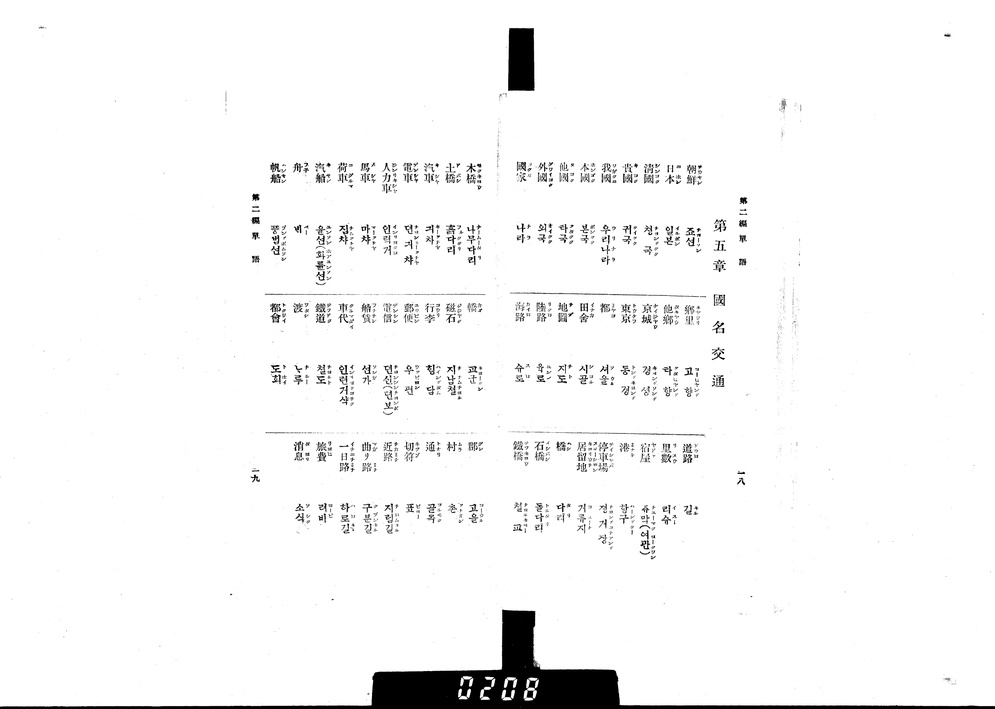
#> input picture images/1912_국원수지일선회화_p018-019.jpg, 995 x 709 px, shrunk from 4980 x 3552 before the run
$ python preprocess.py '../images/1912_국원수지일선회화_p018-019.jpg' out.png
#> lines starting #> are read from the running program, lines starting #| are printed output that depends on the picture; after the words box and inside, x2 and y2 are one past the last pixel; in counts of white or black regions, pixels touching at a corner belong together
#!/usr/bin/env python3
# -*- coding: utf-8 -*-
"""근대 한국어 학습서 전처리 스크립트 (v2.1: 기울기·노이즈 내성 강화).

스캔 이미지 1장 = 책 2페이지(스프레드) 구조를 전제로 다음을 수행한다.

  0) 스프레드 분리: 중앙의 북 크래들(검은 세로 막대)을 검출하여
     좌·우 페이지로 분리. 읽기 순서는 우철 제본에 따라 오른쪽 페이지 먼저.
  1) 아티팩트 제거: 테두리에 닿은 큰 검은 덩어리(스캐너 가장자리, 크래들,
     카운터), 키가 페이지 높이의 절반을 넘는 세로 띠(책배 음영), 미세 얼룩 제거.
  2) 콘텐츠 크롭: 인쇄된 테두리 상자(frame)가 있으면 상자 내부로,
     없으면 잉크 질량 분위수(0.5%~99.5%) 기반 경계 상자로 크롭.
  3) 페이지 영역 분할: 수평 구분선을 연결 성분(가로로 길고 얇은 덩어리)으로
     검출하여 N개 영역으로 분리. 스캔 기울기가 있어도 검출됨.
  4) 세로쓰기 컬럼 분리: 잉크 밀도 프로파일로 세로 열 분리(우→좌 순).
     잉크량이 너무 적은 컬럼(얼룩)은 제거.

사용 예:
  python preprocess.py ./images ./preprocessed --debug
  python preprocess.py ./images ./out --no-spread   # 이미지 1장 = 1페이지일 때

출력: out/<이름>/p1_r1_col01.png ..., meta.json, debug.png(--debug)
디버그 색상: 파랑=크래들 분리선, 주황=콘텐츠 크롭, 빨강=구분선, 초록=컬럼

의존성: pip install opencv-python numpy
"""

import argparse
import json
from pathlib import Path

import cv2
import numpy as np

DEFAULTS = dict(
    gutter_band=(0.35, 0.65),      # 크래들 탐색 가로 구간(폭 대비)
    gutter_min_ratio=0.30,         # 크래들로 인정할 최소 세로 잉크 점유율
    artifact_min_area=0.003,       # 제거할 테두리 접촉 덩어리 최소 면적(비율)
    strip_max_height=0.55,         # 이보다 키 큰 성분은 책배 띠로 보고 제거(높이 대비)
    speck_min_area=30,             # 이보다 작은 성분은 얼룩으로 제거(픽셀)
    frame_min_cover=0.50,          # 테두리 상자로 인정할 최소 페이지 점유율
    frame_inset_ratio=0.010,       # 상자 내부 크롭 시 선 두께 여유(폭 대비)
    bbox_quantile=0.005,           # 콘텐츠 박스 잉크 질량 분위수(양끝)
    bbox_pad=12,                   # 콘텐츠 박스 여유(픽셀)
    divider_min_width_ratio=0.55,  # 구분선으로 인정할 최소 가로 점유율(영역 폭 대비)
    divider_max_thickness=45,      # 구분선 성분의 최대 세로 두께(픽셀, 기울기 허용)
    divider_min_seg=80,            # 허프 변환 선분 최소 길이(픽셀)
    divider_max_gap=18,            # 허프 변환 선분 내 최대 끊김(픽셀)
    divider_bridge=40,             # 선분 연결용 가로 팽창 폭(픽셀)
    min_region_height=60,          # 영역 최소 높이(픽셀, 머리글 조각 배제)
    col_smooth_window=15,          # 컬럼 프로파일 이동평균 창(픽셀)
    col_ink_thresh_ratio=0.05,     # 텍스트로 인정할 최소 잉크 밀도(최댓값 대비)
    col_min_gap=10,                # 컬럼 사이 최소 여백 폭(픽셀)
    col_min_width=15,              # 컬럼 최소 폭(픽셀)
    col_pad=4,                     # 컬럼 절단 여유(픽셀)
    col_min_ink_ratio=0.04,        # 컬럼 최소 잉크량(중앙값 컬럼 대비)
    col_max_fill=0.45,             # 컬럼 최대 잉크 충전율(책배 음영 띠 배제)
)


def binarize(gray):
    blur = cv2.GaussianBlur(gray, (3, 3), 0)
    _, bw = cv2.threshold(blur, 0, 255, cv2.THRESH_BINARY_INV + cv2.THRESH_OTSU)
    return bw


def find_gutter(bw, p):
    """중앙 크래들(검은 세로 막대) 검출. 반환: 분리 기준 x 좌표."""
    h, w = bw.shape
    x0, x1 = int(w * p["gutter_band"][0]), int(w * p["gutter_band"][1])
    col_ink = (bw[:, x0:x1] > 0).sum(axis=0) / h
    peak = int(np.argmax(col_ink))
    if col_ink[peak] >= p["gutter_min_ratio"]:
        return x0 + peak
    return w // 2


def remove_border_artifacts(bw, p):
    """테두리에 닿은 큰 검은 덩어리 제거(스캐너 가장자리·크래들·카운터)."""
    h, w = bw.shape
    n, labels, stats, _ = cv2.connectedComponentsWithStats(bw, connectivity=8)
    clean = bw.copy()
    for i in range(1, n):
        x, y, cw, ch, area = stats[i]
        touches = x <= 2 or y <= 2 or x + cw >= w - 2 or y + ch >= h - 2
        big = (area > p["artifact_min_area"] * h * w
               or ch > 0.7 * h or cw > 0.7 * w)
        if touches and big:
            clean[labels == i] = 0
    return clean


def find_frame(bw_page, p):
    """페이지에 인쇄된 테두리 상자 검출. 반환: (x,y,w,h) 또는 None."""
    h, w = bw_page.shape
    n, _, stats, _ = cv2.connectedComponentsWithStats(bw_page, connectivity=8)
    best = None
    for i in range(1, n):
        x, y, cw, ch, _ = stats[i]
        if cw > p["frame_min_cover"] * w and ch > p["frame_min_cover"] * h:
            if best is None or cw * ch > best[2] * best[3]:
                best = (int(x), int(y), int(cw), int(ch))
    return best


def clean_page_noise(bw_page, p):
    """상자 없는 페이지의 노이즈 제거: 키 큰 세로 띠(책배 음영)·미세 얼룩."""
    h, w = bw_page.shape
    n, labels, stats, _ = cv2.connectedComponentsWithStats(bw_page, connectivity=8)
    clean = bw_page.copy()
    for i in range(1, n):
        x, y, cw, ch, area = stats[i]
        if ch > p["strip_max_height"] * h or area < p["speck_min_area"]:
            clean[labels == i] = 0
    return clean


def quantile_bbox(bw_page, p):
    """잉크 질량 분위수 기반 콘텐츠 경계 상자(희소한 난외 요소·얼룩에 강함)."""
    h, w = bw_page.shape
    col_mass = (bw_page > 0).sum(axis=0).astype(float)
    row_mass = (bw_page > 0).sum(axis=1).astype(float)
    if col_mass.sum() == 0:
        return None
    q = p["bbox_quantile"]
    cx = np.cumsum(col_mass) / col_mass.sum()
    cy = np.cumsum(row_mass) / row_mass.sum()
    x0 = int(np.searchsorted(cx, q))
    x1 = int(np.searchsorted(cx, 1 - q))
    y0 = int(np.searchsorted(cy, q))
    y1 = int(np.searchsorted(cy, 1 - q))
    pad = p["bbox_pad"]
    return (max(0, x0 - pad), max(0, y0 - pad),
            min(w, x1 + pad), min(h, y1 + pad))


def find_divider_spans(bw_crop, p, gray_crop=None):
    """수평 구분선을 연결 성분으로 검출(기울기 허용).

    가로 팽창으로 끊긴 선을 이은 뒤, 폭이 넓고(≥ ratio·W) 세로로 얇은
    (≤ max_thickness) 성분을 구분선으로 본다.
    반환: [(y0, y1), ...] (선 성분의 세로 구간, 위→아래 정렬)
    """
    h, w = bw_crop.shape
    if h < 3 * p["min_region_height"]:
        return []
    # 흐린 선 대비: 전역 이진화(Otsu)에서 지워진 옅은 구분선을
    # 국소 적응 이진화로 되살려 합침 (구분선 검출에만 사용)
    line_src = bw_crop
    if gray_crop is not None and gray_crop.shape == bw_crop.shape:
        adaptive = cv2.adaptiveThreshold(
            gray_crop, 255, cv2.ADAPTIVE_THRESH_MEAN_C,
            cv2.THRESH_BINARY_INV, 31, 10)
        line_src = cv2.max(bw_crop, adaptive)
    # 허프 변환으로 수평 근처의 긴 선분 검출
    # (얇거나 끊기거나 기울었거나 글자에 닿은 구분선도 잡힘.
    #  세로쓰기 컬럼 사이 여백이 max_gap보다 넓어서
    #  글자 획들이 가짜 선으로 이어지는 것은 방지됨)
    segs = cv2.HoughLinesP(line_src, 1, np.pi / 180, threshold=80,
                           minLineLength=p["divider_min_seg"],
                           maxLineGap=p["divider_max_gap"])
    if segs is None:
        return []
    mask = np.zeros_like(bw_crop)
    for x1, y1, x2, y2 in np.asarray(segs).reshape(-1, 4):
        if abs(y2 - y1) <= max(4, 0.02 * abs(x2 - x1)):  # 수평 ±약 1.1도
            cv2.line(mask, (int(x1), int(y1)), (int(x2), int(y2)), 255, 3)
    k_bridge = cv2.getStructuringElement(cv2.MORPH_RECT, (p["divider_bridge"], 1))
    bridged = cv2.dilate(mask, k_bridge)
    n, _, stats, _ = cv2.connectedComponentsWithStats(bridged, connectivity=8)
    spans = []
    for i in range(1, n):
        x, y, cw, ch, _ = stats[i]
        if (cw >= p["divider_min_width_ratio"] * w
                and ch <= p["divider_max_thickness"]
                and p["min_region_height"] < y
                and y + ch < h - p["min_region_height"]):
            spans.append((int(y), int(y + ch)))
    spans.sort()
    # 겹치거나 붙은 스팬 병합
    merged = []
    for s in spans:
        if merged and s[0] <= merged[-1][1] + 3:
            merged[-1] = (merged[-1][0], max(merged[-1][1], s[1]))
        else:
            merged.append(s)
    return merged


def moving_average(x, window):
    if window <= 1:
        return x.astype(float)
    return np.convolve(x, np.ones(window) / window, mode="same")


def split_columns(bw_crop, p):
    """세로쓰기 컬럼 분리 + 저잉크 컬럼(얼룩) 제거.

    반환: [(x0, x1), ...] (좌→우 오름차순)
    """
    col_ink = (bw_crop > 0).sum(axis=0).astype(float)
    smooth = moving_average(col_ink, p["col_smooth_window"])
    if smooth.max() <= 0:
        return []
    mask = smooth > smooth.max() * p["col_ink_thresh_ratio"]

    runs, x, n = [], 0, len(mask)
    while x < n:
        if mask[x]:
            s = x
            while x < n and mask[x]:
                x += 1
            runs.append([s, x])
        else:
            x += 1

    merged = []
    for r in runs:
        if merged and r[0] - merged[-1][1] < p["col_min_gap"]:
            merged[-1][1] = r[1]
        else:
            merged.append(r)

    cols = [(max(0, a - p["col_pad"]), min(n, b + p["col_pad"]))
            for a, b in merged if b - a >= p["col_min_width"]]
    if not cols:
        return []

    # 저잉크 컬럼(얼룩) 및 과충전 컬럼(책배 음영 띠) 제거
    h = bw_crop.shape[0]
    inks = [col_ink[a:b].sum() for a, b in cols]
    med = float(np.median(inks))
    kept = []
    for (a, b), ink in zip(cols, inks):
        if med > 0 and ink < med * p["col_min_ink_ratio"]:
            continue  # 얼룩: 잉크가 너무 적음
        if ink / max((b - a) * h, 1) > p["col_max_fill"]:
            continue  # 음영 띠: 면적 대비 잉크가 비정상적으로 빽빽함
        kept.append((a, b))
    return kept


def process_image(img_path, out_dir, p, no_spread=False, debug=False):
    img = cv2.imread(str(img_path))
    if img is None:
        raise ValueError(f"이미지를 읽을 수 없습니다: {img_path}")
    gray = cv2.cvtColor(img, cv2.COLOR_BGR2GRAY)
    H, W = gray.shape
    bw_raw = binarize(gray)

    gutter_x = None if no_spread else find_gutter(bw_raw, p)
    bw = remove_border_artifacts(bw_raw, p)

    if gutter_x is not None:
        halves = [("p1", gutter_x, W), ("p2", 0, gutter_x)]
    else:
        halves = [("p1", 0, W)]

    page_dir = out_dir / img_path.stem
    page_dir.mkdir(parents=True, exist_ok=True)
    meta = {"source": img_path.name, "image_size": [W, H],
            "gutter_x": gutter_x,
            "params": {k: list(v) if isinstance(v, tuple) else v
                       for k, v in p.items()},
            "regions": {}}

    dbg = cv2.cvtColor(gray, cv2.COLOR_GRAY2BGR) if debug else None
    if debug and gutter_x is not None:
        cv2.line(dbg, (gutter_x, 0), (gutter_x, H), (255, 0, 0), 4)

    # 컬럼 크롭에 쓸 정제 이미지(아티팩트 제거분을 흰색으로)
    clean_gray = gray.copy()

    for pname, hx0, hx1 in halves:
        bw_page = bw[:, hx0:hx1]

        frame = find_frame(bw_page, p)
        if frame is not None:
            fx, fy, fw, fh = frame
            inset = int(p["frame_inset_ratio"] * fw) + 4
            cx0, cy0 = hx0 + fx + inset, fy + inset
            cx1, cy1 = hx0 + fx + fw - inset, fy + fh - inset
            crop_bw = bw[cy0:cy1, cx0:cx1]
        else:
            cleaned = clean_page_noise(bw_page, p)
            bb = quantile_bbox(cleaned, p)
            if bb is None:
                continue
            cx0, cy0, cx1, cy1 = bb[0] + hx0, bb[1], bb[2] + hx0, bb[3]
            crop_bw = cleaned[cy0:cy1, cx0 - hx0:cx1 - hx0]

        # 정제 결과를 clean_gray에 반영(제거된 잉크는 흰색)
        sub_raw = bw_raw[cy0:cy1, cx0:cx1]
        clean_gray[cy0:cy1, cx0:cx1][(sub_raw > 0) & (crop_bw == 0)] = 255

        if debug:
            cv2.rectangle(dbg, (cx0, cy0), (cx1, cy1), (0, 165, 255), 3)

        spans = find_divider_spans(crop_bw, p, gray[cy0:cy1, cx0:cx1])
        bounds = [(0, 0)] + spans + [(crop_bw.shape[0], crop_bw.shape[0])]
        if debug:
            for s0, s1 in spans:
                cv2.rectangle(dbg, (cx0, cy0 + s0), (cx1, cy0 + s1),
                              (0, 0, 255), 3)

        ri = 0
        for (a0, a1), (b0, b1) in zip(bounds[:-1], bounds[1:]):
            r0, r1 = a1 + 3, b0 - 3
            r0, r1 = max(0, r0), min(crop_bw.shape[0], r1)
            if r1 - r0 < p["min_region_height"]:
                continue
            ri += 1
            rname = f"{pname}_r{ri}"
            region_bw = crop_bw[r0:r1, :]

            cols = sorted(split_columns(region_bw, p), key=lambda c: -c[0])
            meta["regions"][rname] = []
            for i, (x0, x1) in enumerate(cols, start=1):
                gx0, gx1 = cx0 + x0, cx0 + x1
                gy0, gy1 = cy0 + r0, cy0 + r1
                crop = clean_gray[gy0:gy1, gx0:gx1]
                fname = f"{rname}_col{i:02d}.png"
                cv2.imwrite(str(page_dir / fname), crop)
                meta["regions"][rname].append(
                    {"file": fname, "order": i,
                     "x0": int(gx0), "x1": int(gx1),
                     "y0": int(gy0), "y1": int(gy1)})
                if debug:
                    cv2.rectangle(dbg, (gx0, gy0), (gx1, gy1), (0, 180, 0), 2)
                    cv2.putText(dbg, str(i), (gx0 + 2, gy0 + 32),
                                cv2.FONT_HERSHEY_SIMPLEX, 1.0, (255, 0, 0), 2)

    if debug:
        cv2.imwrite(str(page_dir / "debug.png"), dbg)
    with open(page_dir / "meta.json", "w", encoding="utf-8") as f:
        json.dump(meta, f, ensure_ascii=False, indent=2)
    return meta


def main():
    ap = argparse.ArgumentParser(description="스프레드 분리 + 영역 분할 + 컬럼 분리")
    ap.add_argument("input", help="입력 이미지 폴더(또는 단일 파일)")
    ap.add_argument("output", help="출력 폴더")
    ap.add_argument("--no-spread", action="store_true",
                    help="이미지 1장 = 책 1페이지일 때(좌우 분리 생략)")
    ap.add_argument("--debug", action="store_true", help="검출 시각화 저장")
    for k, v in DEFAULTS.items():
        if isinstance(v, tuple):
            continue
        ap.add_argument(f"--{k.replace('_', '-')}", type=type(v), default=v)
    args = ap.parse_args()

    p = dict(DEFAULTS)
    for k in DEFAULTS:
        if hasattr(args, k):
            p[k] = getattr(args, k)

    in_path, out_dir = Path(args.input), Path(args.output)
    exts = {".png", ".jpg", ".jpeg", ".tif", ".tiff", ".bmp"}
    files = ([in_path] if in_path.is_file()
             else sorted(f for f in in_path.iterdir() if f.suffix.lower() in exts))
    if not files:
        raise SystemExit("입력 이미지가 없습니다.")

    for f in files:
        meta = process_image(f, out_dir, p, args.no_spread, args.debug)
#> in process_image, img is the input picture: shape (709, 995, 3); min 0, max 255, mean 246
#> in binarize, `_, bw = cv2.threshold(blur, 0, 255, cv2.THRESH_BINARY_INV + cv2.THRESH..`:
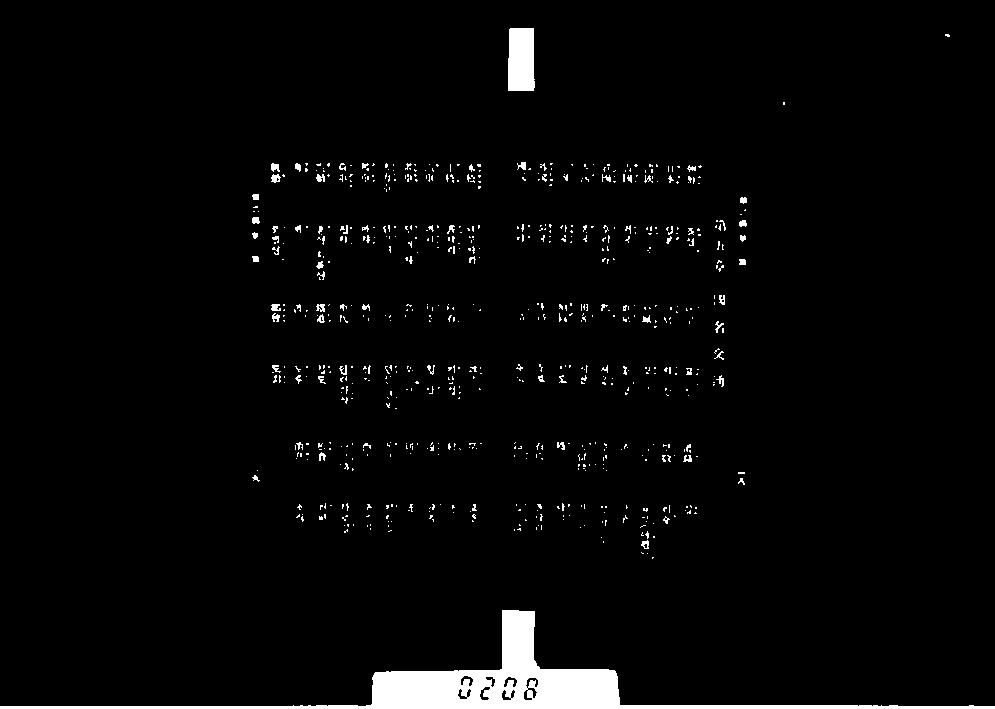
#> bw: shape (709, 995); 3% white; 725 white regions (645 under 20 px), largest, box (x1, y1, x2, y2) and area: (0, 610, 995, 709) 13644, (508, 28, 535, 91) 1615, (271, 174, 281, 183) 60
#> in find_gutter, `col_ink = (bw[:, x0:x1] > 0).sum(axis=0) / h`: col_ink = 298 values, max 0.271 at index 174, min 0.00423 at index 10, mean 0.0747
#> in find_gutter, `peak = int(np.argmax(col_ink))`: peak = 174
#> in process_image, `gutter_x = None if no_spread else find_gutter(bw_raw, p)`: gutter_x = 497
#> in remove_border_artifacts, `n, labels, stats, _ = cv2.connectedComponentsWithStats(bw, connectivit..`: n = 726; stats = 726 rows, first 6: [0, 0, 995, 706, 684358], [508, 28, 27, 63, 1615], [945, 34, 5, 3, 12], [783, 102, 2, 3, 6], [271, 163, 9, 9, 57], [295, 163, 6, 9, 38]
#> the loop in remove_border_artifacts, `for i in range(1, n):` made 725 passes
#> after the loop in remove_border_artifacts, `for i in range(1, n):`:
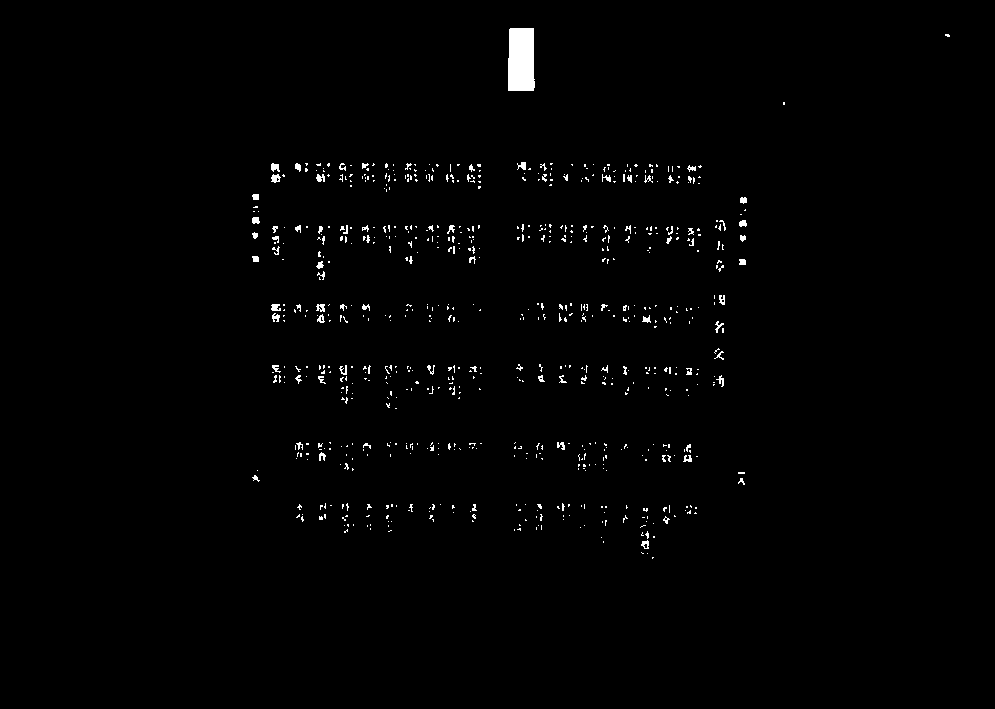
#> clean: shape (709, 995); 1.1% white; 724 white regions (645 under 20 px), largest, box (x1, y1, x2, y2) and area: (508, 28, 535, 91) 1615, (271, 174, 281, 183) 60, (271, 163, 280, 172) 57
#> in process_image, `halves = [("p1", gutter_x, W), ("p2", 0, gutter_x)]`: halves = [('p1', 497, 995), ('p2', 0, 497)]
#> the loop in process_image, `for pname, hx0, hx1 in halves:` made 2 passes
#> (pname, hx0, hx1, q in quantile_bbox, x0 in quantile_bbox) on pass 1: ('p1', 497, 995, 0.005, 11)
#> pass 1, in clean_page_noise, `n, labels, stats, _ = cv2.connectedComponentsWithStats(bw_page, connec..`:
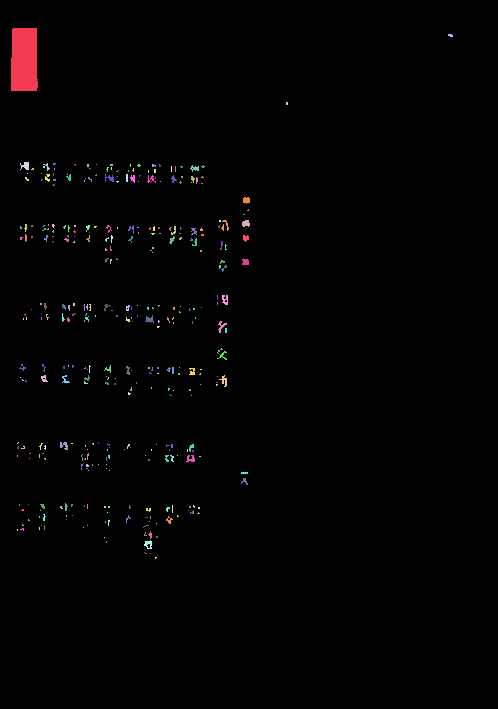
#> labels: shape (709, 498) int32; 352 distinct labels, from 0 to 351; one colour per label, 0 black
#> pass 1, in process_image, `crop_bw = cleaned[cy0:cy1, cx0 - hx0:cx1 - hx0]`:
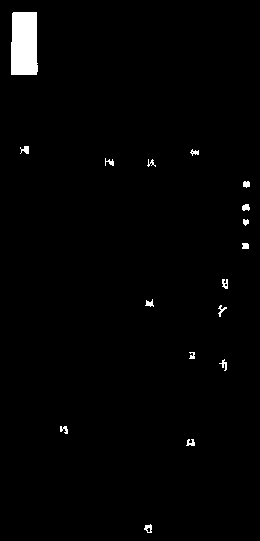
#> crop_bw: shape (541, 260); 1.6% white; 17 white regions, largest, box (x1, y1, x2, y2) and area: (11, 12, 38, 75) 1615, (20, 146, 29, 154) 48, (242, 204, 250, 211) 44
#> after the loop in process_image, `for pname, hx0, hx1 in halves:`:
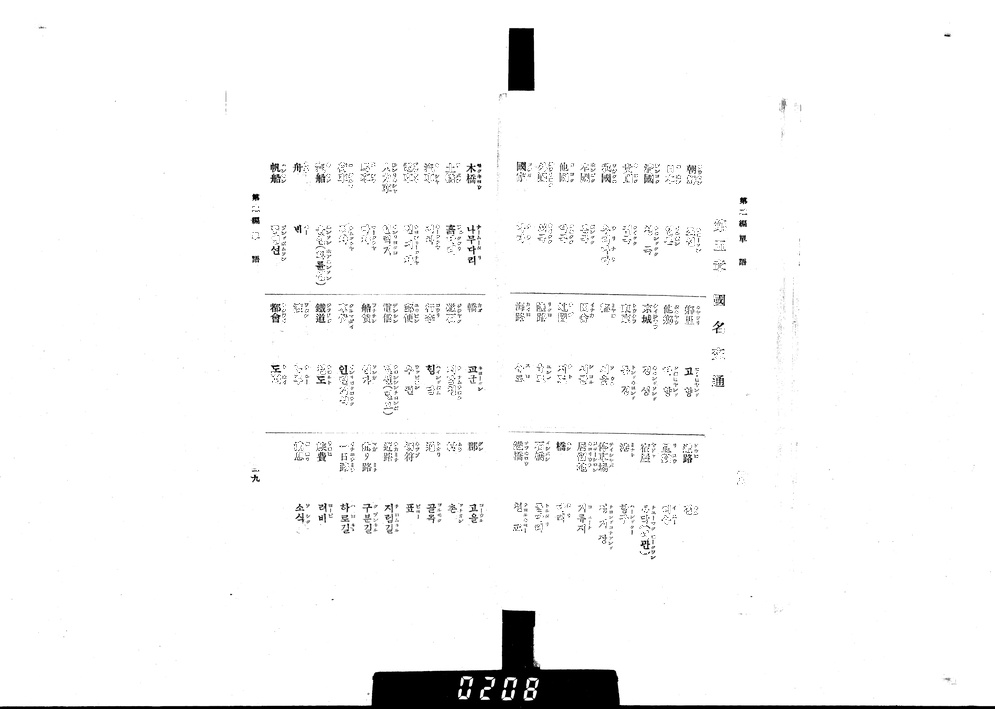
#> clean_gray: shape (709, 995); min 0, max 255, mean 246.9
#> after the loop in process_image, `for pname, hx0, hx1 in halves:`:
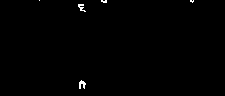
#> region_bw: shape (96, 225); 0.43% white in thin lines or dots, all inside (x1, y1, x2, y2) = (39, 0, 194, 89)
#> after the loop in process_image, `for pname, hx0, hx1 in halves:`: meta = 5 items
#> meta = 5 items
        ncols = sum(len(v) for v in meta["regions"].values())
#> ncols = 6
        nreg = len(meta["regions"])
#> nreg = 4
        print(f"[OK] {f.name}: 페이지 {'2' if meta['gutter_x'] else '1'}면, "
              f"영역 {nreg}개, 컬럼 {ncols}개")
#| [OK] 1912_국원수지일선회화_p018-019.jpg: 페이지 2면, 영역 4개, 컬럼 6개


if __name__ == "__main__":
    main()
